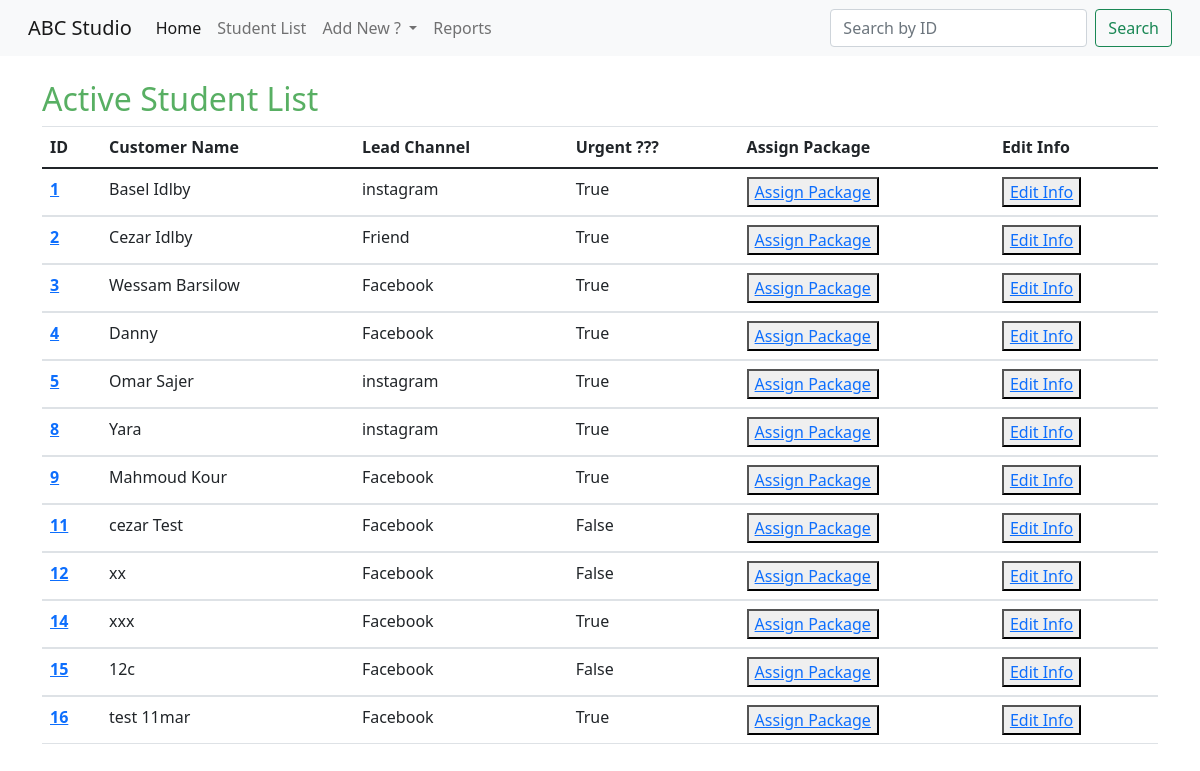
The page /student/list/ on the database its author committed.
### student/models.py (models this page shows, shortened)
class customerInfo(models.Model):
    studentId = models.AutoField(primary_key=True)
    customerName = models.CharField(max_length=100 , unique=True)
    customerImg = models.ImageField(upload_to ='media/student/imgs/' , default='default.jpg')
    leadsChannel = models.ForeignKey(leadSource,max_length=50,on_delete=models.CASCADE)
    adsRef = models.CharField(max_length=200,blank=True)
    contactDate = models.DateField(default=datetime.now , editable=False)
    leadeAge = models.IntegerField()
    leadsLocation = models.CharField(max_length=100)
    leadsContactNumber = models.IntegerField()
    emailAddress = models.EmailField()
    leadsComment = models.CharField(max_length=1000)
    leadsUrgent = models.BooleanField()
    Nationality = models.ForeignKey(countryList,max_length=250,on_delete=models.CASCADE)
    intersetList = models.ForeignKey(courseList,max_length=50,on_delete=models.CASCADE)
    followUp = models.BooleanField(default=True)

class leadSource(models.Model):
    sourceChannel = models.CharField(max_length=50,unique=True)
    def __str__(self) -> str:
        return f'{self.sourceChannel}'

### student/views.py (the view, shortened to what this page needs)
# urls.py: path('list/',views.customerList.as_view(),name='CustList'),
class customerList(ListView): ## still not working
    queryset = customerInfo.objects.all()
    model = customerInfo
    serializer_class = customerSerial

### student/templates/student/customerinfo_list.html (shortened to what this page needs)
{% extends 'student/base.html' %}
{% block content %}
    <div class="container">
      <br>
      <h2>Active Student List</h2>
<table class="table">
  <thead>
    <tr>
      <th scope="col">ID</th>
      <th scope="col">Customer Name</th>
      <th scope="col">Lead Channel</th>
      <th scope="col">Urgent ??? </th>
      <th scope="col">Assign Package</th>
      <th scope="col">Edit Info</th>
    </tr>
  </thead>
  {% for x in object_list %}
  <tbody>
    <tr>
      <th scope="row"><a href="/student/dashBoard/{{x.studentId}}">{{x.studentId}} </th></a>
      <td>{{x.customerName}} </td>
      <td>{{x.leadsChannel}}</td>
      <td>{{x.leadsUrgent}}</td>
      <td><button class="btn-white"> <a href="assignPKG/{{x.studentId}}">Assign Package</a></button></td>
      <td><button class="btn-white"> <a href="updateView/{{x.studentId}}">Edit Info</a></button></td>
    </tr>
  </tbody>
  {% endfor %}
</table>
{% endblock %}

### student/static/student/custom.css (style rules this page uses)
h2 { color: rgb(88, 175, 99); border-radius: 2; }

### rows shown on the page
customerInfo: studentId "1", customerName "Basel Idlby", leadsChannel "instagram", leadsUrgent "True"
customerInfo: studentId "2", customerName "Cezar Idlby", leadsChannel "Friend", leadsUrgent "True"
customerInfo: studentId "3", customerName "Wessam Barsilow", leadsChannel "Facebook", leadsUrgent "True"
customerInfo: studentId "4", customerName "Danny", leadsChannel "Facebook", leadsUrgent "True"
customerInfo: studentId "5", customerName "Omar Sajer", leadsChannel "instagram", leadsUrgent "True"
customerInfo: studentId "8", customerName "Yara", leadsChannel "instagram", leadsUrgent "True"
customerInfo: studentId "9", customerName "Mahmoud Kour", leadsChannel "Facebook", leadsUrgent "True"
customerInfo: studentId "11", customerName "cezar Test", leadsChannel "Facebook", leadsUrgent "False"
customerInfo: studentId "12", customerName "xx", leadsChannel "Facebook", leadsUrgent "False"
customerInfo: studentId "14", customerName "xxx", leadsChannel "Facebook", leadsUrgent "True"
customerInfo: studentId "15", customerName "12c", leadsChannel "Facebook", leadsUrgent "False"
customerInfo: studentId "16", customerName "test 11mar", leadsChannel "Facebook", leadsUrgent "True"
